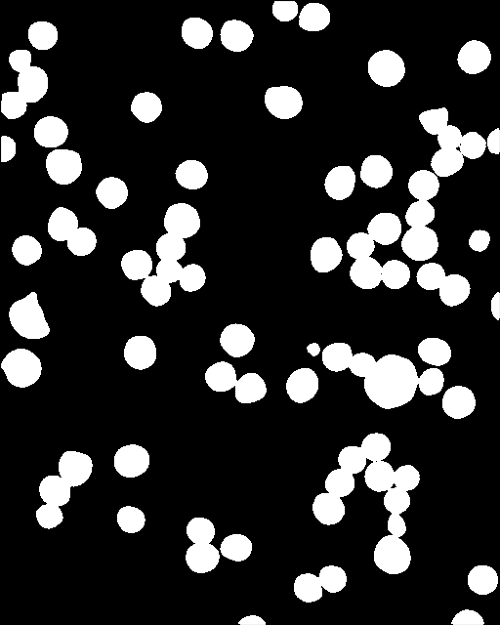
#> input picture Cell-Segmentation/mask_2.tiff, 500 x 625 px
$ jupyter execute Untitled.ipynb
#> lines starting #> are read from the running program, lines starting #| are printed output that depends on the picture
[cell 1]
import cv2
import numpy as np
import matplotlib.pyplot as plt

[cell 2]
image = cv2.imread('mask_2.tiff')
#> image is the input picture: shape (625, 500, 3); min 0, max 255, mean 47.3

[cell 3]
gray = cv2.cvtColor(image,cv2.COLOR_BGR2GRAY)

[cell 4]
fig = plt.figure(figsize=(3200/640, 3200/512))
ax = fig.add_axes([0, 0, 1, 1])

ax.imshow(gray, cmap='gray')
ax.get_xaxis().set_visible(False)
ax.get_yaxis().set_visible(False)

[cell 5]
edged = cv2.Canny(gray, 0, 255)
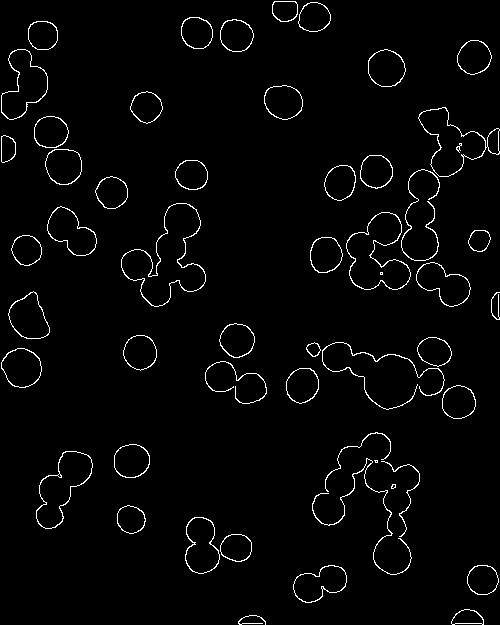
#> edged: shape (625, 500); 2.5% white in thin lines or dots

[cell 6]
fig = plt.figure(figsize=(3200/640, 3200/512))
ax = fig.add_axes([0, 0, 1, 1])

ax.imshow(edged)
ax.get_xaxis().set_visible(False)
ax.get_yaxis().set_visible(False)

[cell 7]
np.min(gray)
#> Out = 0
